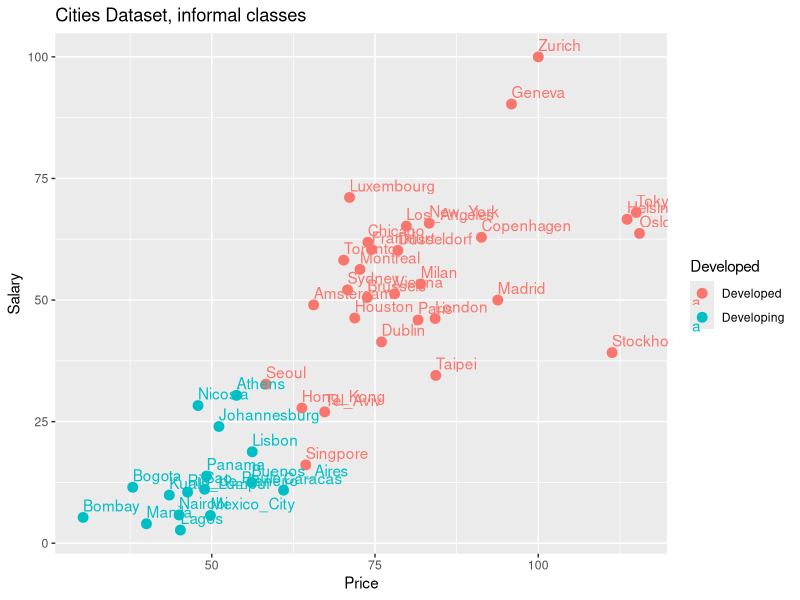

Generate this figure with R: (Note: this script raises an error after producing the figure.)
library(ggplot2)
library(e1071)

#load data, from a 1991 United Bank of Switzerland study
#http://lib.stat.cmu.edu/DASL/Stories/EconomicsofCities.html
#note, Developed is my classification, CIA is the CIA's classification
cities <- read.csv('cities.csv')

#plot the data
ggplot(cities, aes(Price, Salary, color=Developed)) +
    geom_point(size=3) +
    geom_text(aes(label=City), vjust=-.5, hjust=0) +
    ggtitle("Cities Dataset, informal classes")

#Fit a linear SVM
cities_fit <- svm(Developed ~ Salary + Price, data=cities,
                  kernel='linear', cost=10, scale=F)
cities_yhat <- predict(cities_fit, cities)

#graph it!
w <- t(cities_fit$coefs) %*% cities_fit$SV
b <- -cities_fit$rho
p <- cities_fit$SV

ggplot(cities, aes(Price, Salary, color=Developed)) +
    geom_text(aes(label=City), size=5) +
    geom_abline(intercept=-(b-1)/w[1,1], slope=-w[1,2]/w[1,1], linetype="dashed") +
    geom_abline(intercept=-(b+1)/w[1,1], slope=-w[1,2]/w[1,1], linetype="dashed") +
    geom_abline(intercept=-b/w[1,1], slope=-w[1,2]/w[1,1]) +
    geom_point(data=data.frame(cities_fit$SV), color="black", size=4) +
    geom_point() +
    ggtitle("Cities Dataset, informal classes. Linear SVM.")



#Again, but with the CIA definition
ggplot(cities, aes(Price, Salary, color=CIA)) +
    geom_point() + geom_text(aes(label=City)) +
    ggtitle("Cities Dataset, CIA definition")


#fit SVM
cities_fit <- svm(CIA ~ Salary + Price, data=cities,
                  kernel='linear', cost=20000, scale=F)
cities_yhat <- predict(cities_fit, cities)

w <- t(cities_fit$coefs) %*% cities_fit$SV
b <- -cities_fit$rho
p <- cities_fit$SV

ggplot(cities, aes(Price, Salary, color=CIA)) +
    geom_text(aes(label=City), size=5) +
    geom_abline(intercept=-(b-1)/w[1,1], slope=-w[1,2]/w[1,1], linetype="dashed") +
    geom_abline(intercept=-(b+1)/w[1,1], slope=-w[1,2]/w[1,1], linetype="dashed") +
    geom_abline(intercept=-b/w[1,1], slope=-w[1,2]/w[1,1]) +
    geom_point(data=data.frame(cities_fit$SV), color="black", size=4) +
    geom_point() +
    ggtitle("Cities Dataset, CIA definition. Linear SVM.")